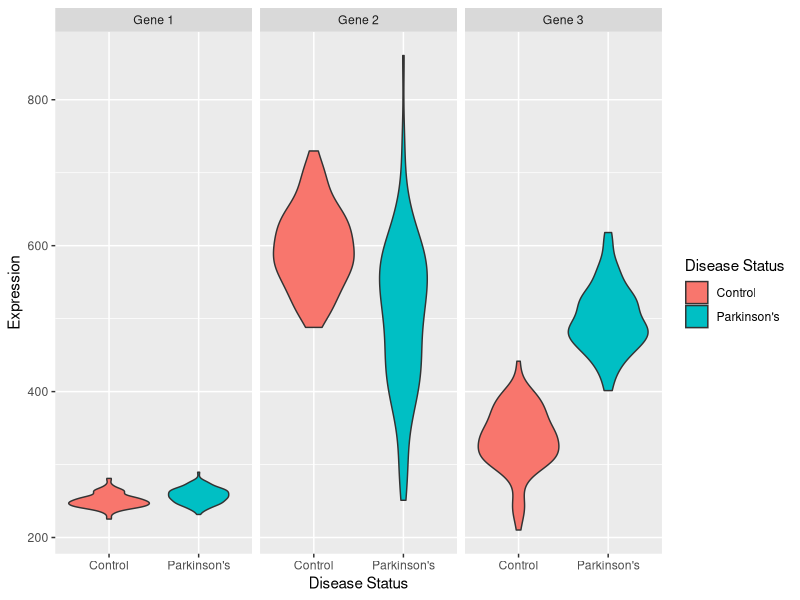
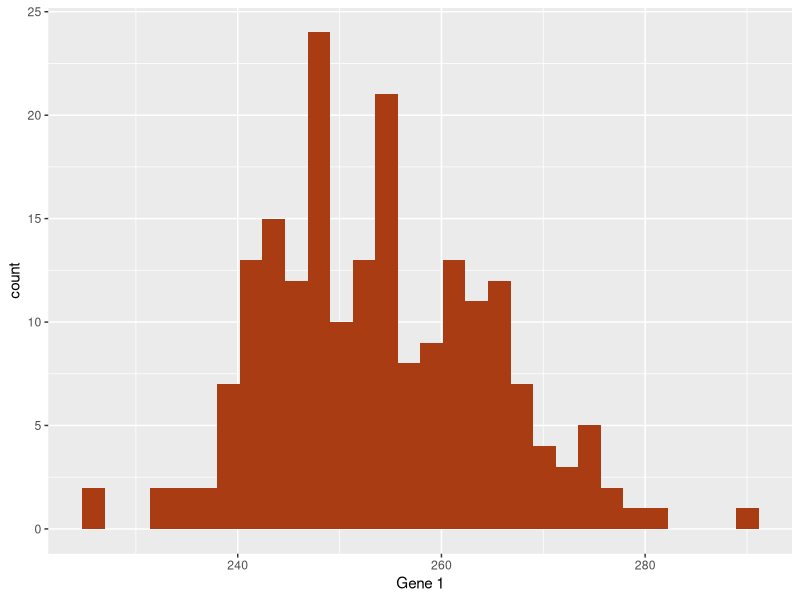
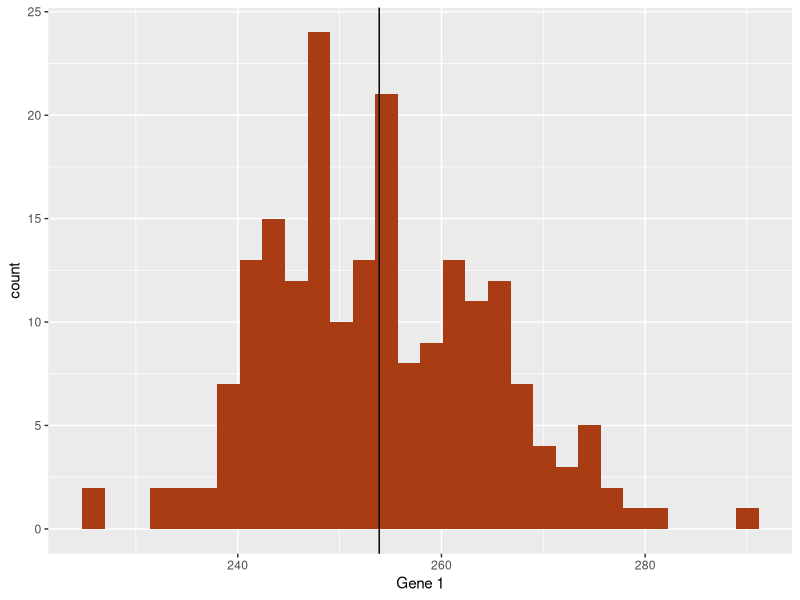
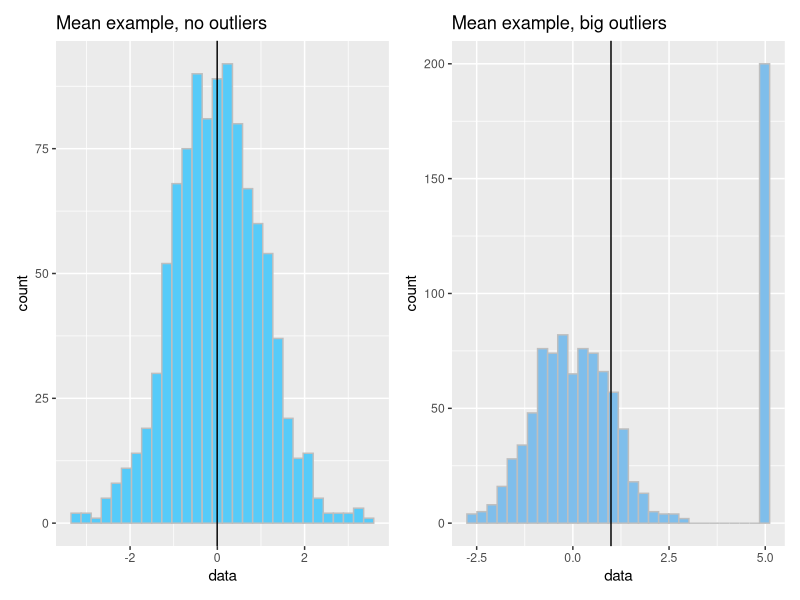
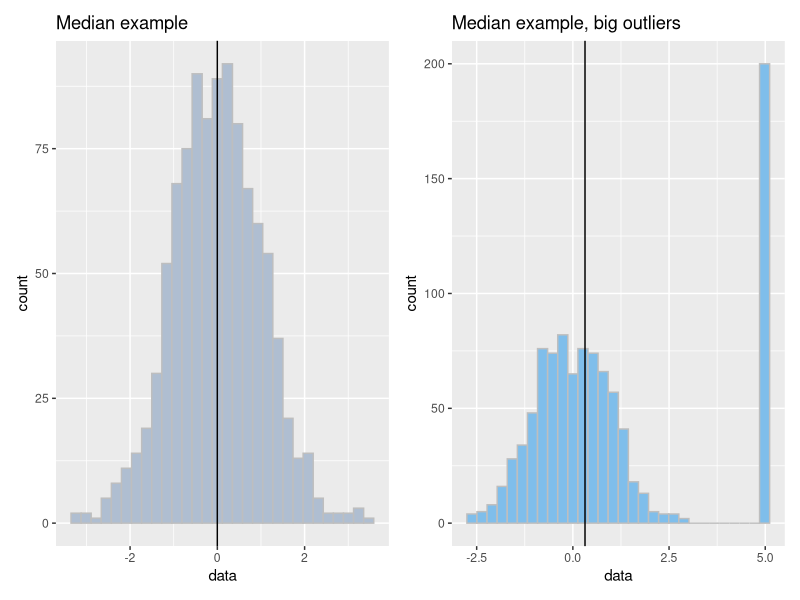
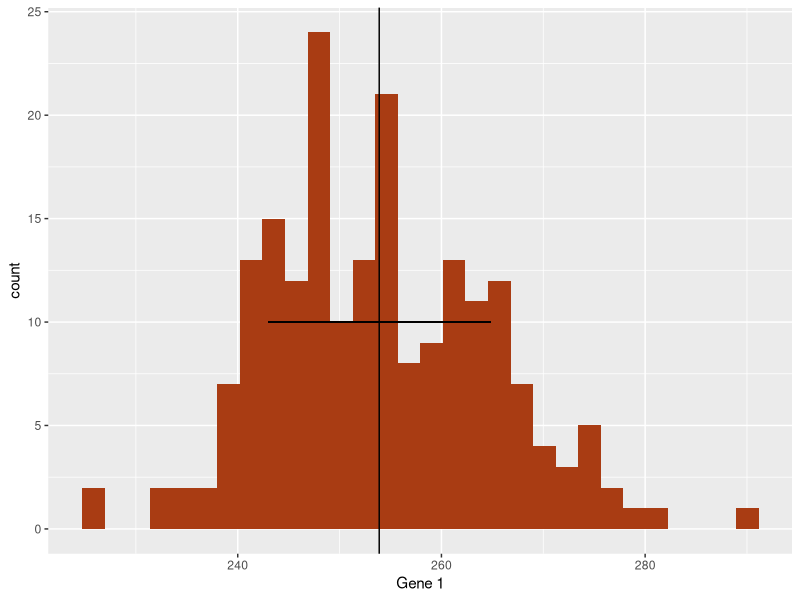
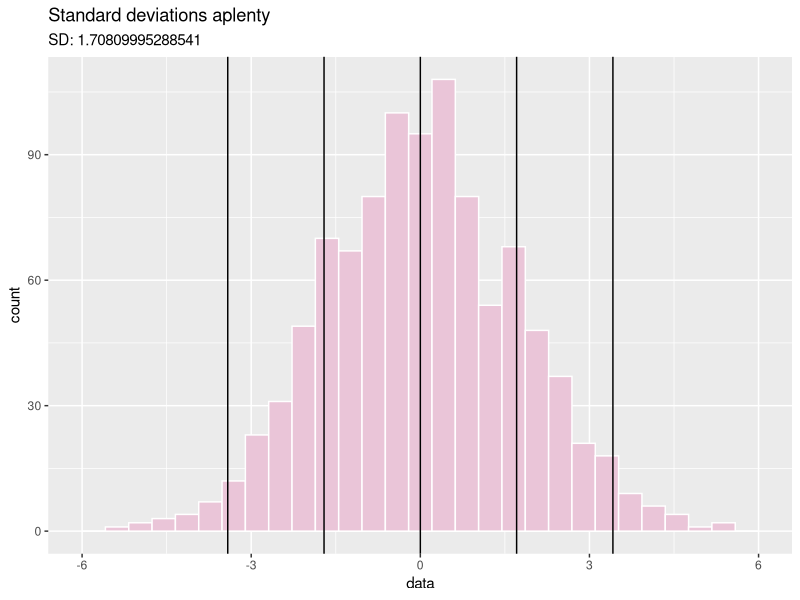
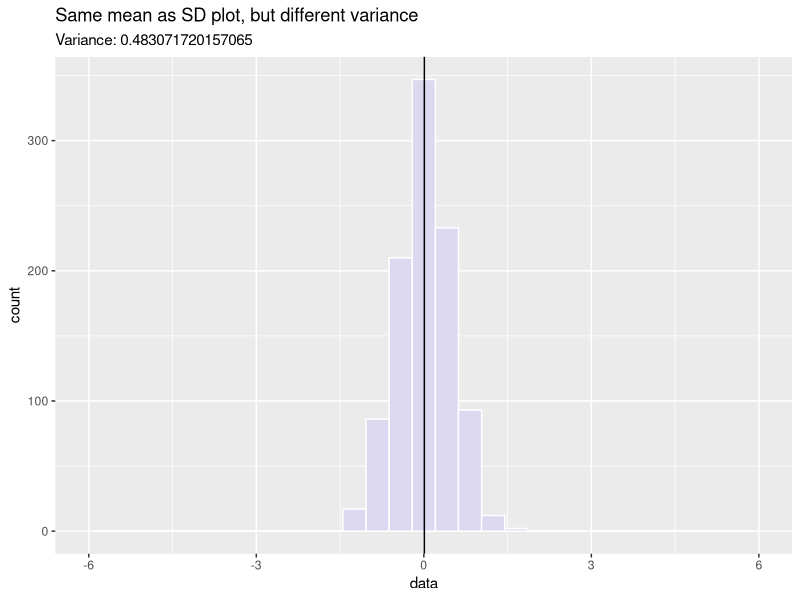

These charts were generated, in order, by the following R code: (Note: this script raises an error after producing the figures.)
## ---- chunk 1
library(tidyverse)
## ---- chunk 2
set.seed(1337)
gene_exp <- tibble(
  sample_name = c(str_c("P",1:100), str_c("C",1:100)),
  `Disease Status` = factor(c(rep("Parkinson's",100),rep("Control",100))),
  `Gene 1` = c(rnorm(100,255,10), rnorm(100,250,10)),
  `Gene 2` = c(rnorm(100,520,100), rnorm(100,600,60)),
  `Gene 3` = c(rnorm(100,500,40), rnorm(100,330,40))
)
## ---- chunk 3
gene_exp
## ---- chunk 4
pivot_longer(
  gene_exp,
  c(`Gene 1`, `Gene 2`, `Gene 3`),
  names_to="Gene",
  values_to="Expression"
) %>% ggplot(
    aes(x=`Disease Status`,y=Expression,fill=`Disease Status`)
  ) +
  facet_wrap(vars(Gene)) +
  geom_violin()
## ---- chunk 5
ggplot(gene_exp, aes(x=`Gene 1`)) +
  geom_histogram(bins=30,fill="#a93c13")
## ---- chunk 6
ggplot(gene_exp, aes(x=`Gene 1`)) +
  geom_histogram(bins=30,fill="#a93c13") +
  geom_vline(xintercept=mean(gene_exp$`Gene 1`))
## ---- chunk 7
library(patchwork)
well_behaved_data <- tibble(data = rnorm(1000))
data_w_outliers <- tibble(data = c(rnorm(800), rep(5, 200))) # oops I add some outliers :^)

g_no_outlier <- ggplot(well_behaved_data, aes(x = data)) +
  geom_histogram(fill = "#56CBF9", color = "grey", bins = 30) +
  geom_vline(xintercept = mean(well_behaved_data$data)) +
  ggtitle("Mean example, no outliers")

g_outlier <- ggplot(data_w_outliers, aes(x = data)) +
  geom_histogram(fill = "#7FBEEB", color = "grey", bins = 30) +
  geom_vline(xintercept = mean(data_w_outliers$data)) +
  ggtitle("Mean example, big outliers")

g_no_outlier | g_outlier
## ---- chunk 8
g_no_outlier <- ggplot(well_behaved_data, aes(x = data)) +
  geom_histogram(fill = "#AFBED1", color = "grey", bins = 30) +
  geom_vline(xintercept = median(well_behaved_data$data)) +
  ggtitle("Median example")

g_outlier <- ggplot(data_w_outliers, aes(x = data)) +
  geom_histogram(fill = "#7FBEEB", color = "grey", bins = 30) +
  geom_vline(xintercept = median(data_w_outliers$data)) +
  ggtitle("Median example, big outliers")

g_no_outlier | g_outlier
## ---- chunk 9
g1_mean <- mean(gene_exp$`Gene 1`)
g1_sd <- sd(gene_exp$`Gene 1`)
ggplot(gene_exp, aes(x=`Gene 1`)) +
  geom_histogram(bins=30,fill="#a93c13") +
  geom_vline(xintercept=g1_mean) +
  geom_segment(x=g1_mean-g1_sd, y=10, xend=g1_mean+g1_sd, yend=10)
## ---- chunk 10
data <- tibble(data = c(rnorm(1000, sd=1.75)))
ggplot(data, aes(x = data)) +
  geom_histogram(fill = "#EAC5D8", color = "white", bins = 30) +
  geom_vline(xintercept = c(-2, -1, 0, 1, 2) * sd(data$data)) +
  xlim(c(-6, 6)) +
  ggtitle("Standard deviations aplenty", paste("SD:", sd(data$data)))
## ---- chunk 11
data <- tibble(data = c(rnorm(1000, sd=0.5)))
ggplot(data, aes(x = data)) +
  geom_histogram(fill = "#DBD8F0", color = "white", bins = 30) +
  geom_vline(xintercept = mean(data$data)) +
  xlim(c(-6, 6)) +
  ggtitle("Same mean as SD plot, but different variance",
          paste("Variance:", sd(data$data)))
## ---- chunk 12
g1_mean <- mean(gene_exp$`Gene 1`)
g1_sd <- sd(gene_exp$`Gene 1`)
ggplot(gene_exp, aes(x=`Gene 1`)) +
  geom_histogram(
    aes(y=after_stat(density)),
    bins=30,
    fill="#a93c13"
  ) +
  stat_function(fun=dnorm, args = list(mean=g1_mean, sd=g1_sd), size=2)
## ---- chunk 13
g_norm <- ggplot(tibble(data = rnorm(5000)), aes(x = data)) +
  geom_histogram(fill = "#D0FCB3", bins = 50, color = "gray") +
  ggtitle("Normal distribution", "rnorm(n = 1000)")

g_unif <- ggplot(tibble(data = runif(5000)), aes(x = data)) +
  geom_histogram(fill = "#271F30", bins = 50, color = "white") +
  ggtitle("Uniform distribution", "runif(n = 1000)")

g_logistic <- ggplot(tibble(data = rlogis(5000)), aes(x = data)) +
  geom_histogram(fill = "#9BC59D", bins = 50, color = "black") +
  ggtitle("Logistic distribution", "rlogis(n = 1000)")

g_exp <- ggplot(tibble(data = rexp(5000, rate = 1)), aes(x = data)) +
  geom_histogram(fill = "#6C5A49", bins = 50, color = "white") +
  ggtitle("Exponential distribution", "rexp(n = 1000, rate = 1)")

(g_norm | g_unif) / (g_logistic | g_exp)
## ---- chunk 14
library(ggbeeswarm)
ggplot(gene_exp, aes(x=`Disease Status`, y=`Gene 3`, color=`Disease Status`)) +
  geom_beeswarm()
## ---- chunk 15
exp_summ <- pivot_longer(
  gene_exp,
  c(`Gene 3`)
) %>%
  group_by(`Disease Status`) %>%
  summarize(mean=mean(value),sd=sd(value))

pd_mean <- filter(exp_summ, `Disease Status` == "Parkinson's")$mean
c_mean <- filter(exp_summ, `Disease Status` == "Control")$mean

ggplot(gene_exp, aes(x=`Gene 3`, fill=`Disease Status`)) +
  geom_histogram(bins=20, alpha=0.6,position="identity") +
  annotate("segment", x=c_mean, xend=pd_mean, y=20, yend=20, arrow=arrow(ends="both", angle=90)) +
  annotate("text", x=mean(c(c_mean,pd_mean)), y=21, hjust=0.5, label="How different?")
## ---- chunk 16
pd_mean - c_mean
## ---- chunk 17
ggplot(gene_exp, aes(x=`Disease Status`, y=`Gene 3`, color=`Disease Status`)) +
  geom_beeswarm() +
  annotate("segment", x=0, xend=3, y=2*c_mean-pd_mean, yend=2*pd_mean-c_mean)
## ---- chunk 18
fit <- lm(`Gene 3` ~ `Disease Status`, data=gene_exp)
fit
## ---- chunk 19
summary(fit)
## ---- chunk 20
pd_mean <- mean(filter(gene_exp,`Disease Status`=="Parkinson's")$`Gene 1`)
c_mean <- mean(filter(gene_exp,`Disease Status`=="Control")$`Gene 1`)
g1 <- ggplot(gene_exp, aes(x=`Disease Status`, y=`Gene 1`, color=`Disease Status`)) +
  geom_beeswarm() +
  annotate("segment", x=0, xend=3, y=2*c_mean-pd_mean, yend=2*pd_mean-c_mean) +
  theme(legend.position="none")

pd_mean <- mean(filter(gene_exp,`Disease Status`=="Parkinson's")$`Gene 2`)
c_mean <- mean(filter(gene_exp,`Disease Status`=="Control")$`Gene 2`)
g2 <- ggplot(gene_exp, aes(x=`Disease Status`, y=`Gene 2`, color=`Disease Status`)) +
  geom_beeswarm() +
  annotate("segment", x=0, xend=3, y=2*c_mean-pd_mean, yend=2*pd_mean-c_mean) +
  theme(legend.position="none")

pd_mean <- mean(filter(gene_exp,`Disease Status`=="Parkinson's")$`Gene 3`)
c_mean <- mean(filter(gene_exp,`Disease Status`=="Control")$`Gene 3`)
g3 <- ggplot(gene_exp, aes(x=`Disease Status`, y=`Gene 3`, color=`Disease Status`)) +
  geom_beeswarm() +
  annotate("segment", x=0, xend=3, y=2*c_mean-pd_mean, yend=2*pd_mean-c_mean) +
  theme(legend.position="none")
g1 | g2 | g3
## ---- chunk 21
fit1 <- lm(`Gene 1` ~ `Disease Status`, data=gene_exp)
fit2 <- lm(`Gene 2` ~ `Disease Status`, data=gene_exp)
fit3 <- lm(`Gene 3` ~ `Disease Status`, data=gene_exp)

gene_stats <- bind_rows(
  c("Gene 1",coefficients(fit1),summary(fit1)$coefficients[2,4]),
  c("Gene 2",coefficients(fit2),summary(fit2)$coefficients[2,4]),
  c("Gene 3",coefficients(fit3),summary(fit3)$coefficients[2,4])
)
colnames(gene_stats) <- c("Gene","Intercept","Parkinson's","pvalue")
gene_stats$padj <- p.adjust(gene_stats$pvalue,method="fdr")
gene_stats
## ---- chunk 22
set.seed(2)
my_letter <- rpois(n = 30, lambda = 20)
plot(my_letter,
  main = "Letters received each day",
  xlab = "day of the month", ylab = "number of letters",
  pch = 19, col = "royalblue"
)
abline(a = 20, b = 0, lwd = 2, lty = 3, col = "salmon")
## ---- chunk 23
plot(density(my_letter),
  lwd = 2, col = "royalblue",
  main = "Probability of number of letters each day",
  xlab = "number of letters"
)
## ---- chunk 24
set.seed(3)
plot(density(rpois(n = 5000, lambda = 20)),
  lwd = 2, col = "royalblue",
  main = "Probability of number of letters each day",
  xlab = "number of letters"
)
## ---- chunk 25
plot(dpois(c(1:40), lambda = 20),
  lwd = 2, type = "l", col = "royalblue",
  ylab = "probability", main = "Poisson lambda=20"
)
## ---- chunk 26
dpois(x = 18, lambda = 20)
## ---- chunk 27
ppois(q = 18, lambda = 20, lower.tail = T)
## ---- chunk 28
plot(dpois(c(1:40), lambda = 20),
  lwd = 2, type = "l", col = "royalblue",
  ylab = "probability", main = "Poisson lambda=20"
)
polygon(
  x = c(1:18, 18),
  y = c(dpois(c(1:18), lambda = 20), 0),
  border = "royalblue", col = "lightblue1"
)
segments(x0 = 18, y0 = 0, y1 = 0.08439355, lwd = 2, lty = 2, col = "salmon")
## ---- chunk 29
qpois(p = 0.3814219, lambda = 20)
## ---- chunk 30
set.seed(2)
norm <- rnorm(n = 50000, mean = 0, sd = 1)
plot(density(norm),
  main = "A Normal distribution", xlab = "x",
  lwd = 2, col = "royalblue"
)
## ---- chunk 31
set.seed(2)
rnorm(
  n = 6, # number of data points to draw
  mean = 0, # mean
  sd = 1
) # standard deviation
## ---- chunk 32
dnorm(x = 0.5, mean = 0, sd = 1)
## ---- chunk 33
plot(density(norm),
  main = "A Normal distribution", xlab = "x",
  lwd = 2, col = "royalblue"
)
segments(x0 = 0.5, y0 = 0, y1 = 0.3520653, lwd = 2, lty = 3, col = "salmon")
segments(x0 = -5, y0 = 0.3520653, x1 = 0.5, lwd = 2, lty = 3, col = "salmon")
points(x = 0.5, y = 0.3520653, cex = 1.5, lwd = 2, col = "red")
text(x = 1.1, y = 0.36, labels = "0.3521", col = "red2")
## ---- chunk 34
pnorm(q = 0.5, mean = 0, sd = 1)
## ---- chunk 35
plot(density(norm),
  main = "A Normal distribution", xlab = "x",
  lwd = 2, col = "royalblue"
)
polygon(
  x = c(density(norm)$x[density(norm)$x <= 0.5], 0.5),
  y = c(density(norm)$y[density(norm)$x <= 0.5], 0),
  border = "royalblue", col = "lightblue1"
)
segments(x0 = 0.5, y0 = 0, y1 = 0.3520653, lwd = 2, lty = 2, col = "salmon")
## ---- chunk 36
pnorm(q = 0.5, mean = 0, sd = 1)
qnorm(p = 0.6914625, mean = 0, sd = 1)
## ---- chunk 37
# data drawn from three bivariate normal distributions
set.seed(1337)
n <- 100
well_clustered_data <- tibble(
  ID=c(stringr::str_c("A",1:n),stringr::str_c("B",1:n),stringr::str_c("C",1:n)),
  cluster=c(rep("A",n),rep("B",n),rep("C",n)),
  f1=c(rnorm(n,0,1),rnorm(n,5,1),rnorm(n,0,1)),
  f2=c(rnorm(n,0,1),rnorm(n,5,1),rnorm(n,8,1))
)
## ---- chunk 38
unclustered <- ggplot(well_clustered_data, aes(x=f1,y=f2)) +
  geom_point() +
  labs(title="Unclustered")
clustered <- ggplot(well_clustered_data, aes(x=f1,y=f2,color=cluster,shape=cluster)) +
  geom_point() +
  labs(title="Clustered")
unclustered | clustered
